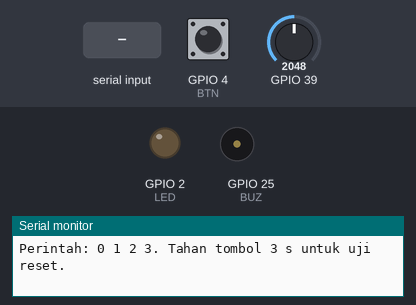
This sketch was run on a simulated ESP32. On the bench: output pins drawn as LEDs (lit = HIGH), buzzer (waves = sounding), the last lines printed to the serial monitor. Dashed ring = blinking. Inputs (shaded band) come from the test bench; at power-on: GPIO 4 (BTN) HIGH, GPIO 39 = 2048.

Above: at 1.2 s.
1.3 s: "2\n" received over Serial
At 2.75 s:
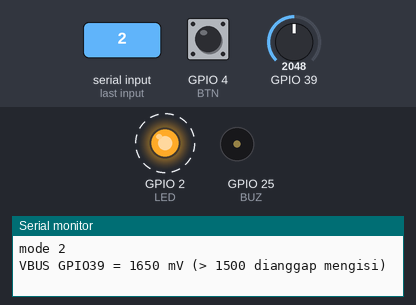
5.0 s: "3\n" received over Serial
At 5.15 s:
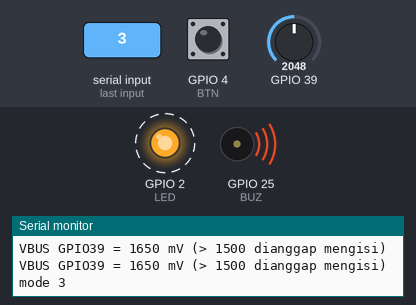
12.0 s: "90,45\n" received over Serial
At 13.2 s:
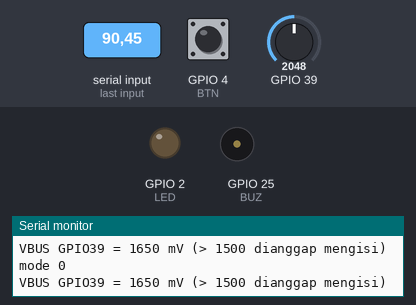
13.5 s: "1\n" received over Serial
At 15.6 s:
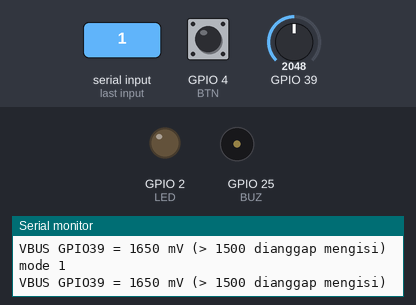
Timing chart, 0 to 25.6 s (numbered marks = the images above; inputs shaded):
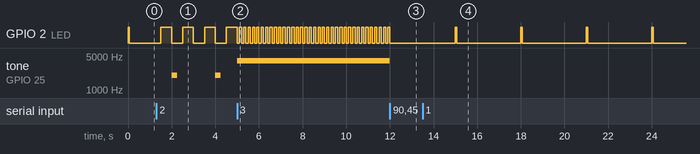

Measured:
- after the input at 1.3 s, tone on GPIO 25 (BUZ): alternates 2000 Hz for 0.25 s and silent for 1.7 s, starting after 0.70 s
- after the input at 5.0 s, GPIO 2 (LED): alternates HIGH for 0.10 s and LOW for 0.10 s, starting after 0.11 s
- after the input at 12.0 s, GPIO 2 (LED): goes on until 12.0 s, then stays LOW; tone on GPIO 25 (BUZ): 4000 Hz → silent at once
- after the input at 13.5 s, GPIO 2 (LED): alternates HIGH for 0.06 s and LOW for 2.9 s, starting after 1.5 s
- by itself, GPIO 2 (LED): alternates HIGH for 0.50 s and LOW for 0.50 s

The sketch:

07_buzzer_led_tombol.ino
```cpp
// Uji 07 — buzzer, LED, tombol reset, dan deteksi VBUS berdiri sendiri.
// Wiring: buzzer (via transistor) -> GPIO25, LED -> GPIO2, tombol GPIO4 ke GND (pull-up internal),
//         pembagi tegangan VBUS -> GPIO39.
// Perintah: 1 = pola NORMAL, 2 = WARNING (2 kHz intermiten), 3 = CRITICAL (4 kHz kontinu), 0 = diam.
const int BUZ = 25, LED = 2, BTN = 4, VBUS = 39;
int mode = 1;
uint32_t down_at = 0;

void tone_hz(int f) {
#if ESP_ARDUINO_VERSION_MAJOR >= 3
  ledcWriteTone(BUZ, f);
#else
  ledcWriteTone(0, f);
#endif
}

void setup() {
  Serial.begin(115200);
  pinMode(LED, OUTPUT);
  pinMode(BTN, INPUT_PULLUP);
#if ESP_ARDUINO_VERSION_MAJOR >= 3
  ledcAttach(BUZ, 2000, 10);
#else
  ledcSetup(0, 2000, 10); ledcAttachPin(BUZ, 0);
#endif
  tone_hz(0);
  Serial.println("Perintah: 0 1 2 3. Tahan tombol 3 s untuk uji reset.");
}

void loop() {
  uint32_t t = millis();
  while (Serial.available()) { char c = Serial.read(); if (c >= '0' && c <= '3') { mode = c - '0'; Serial.printf("mode %d\n", mode); } }
  int f = 0; bool on = false;
  if (mode == 1) on = (t % 3000) < 60;
  if (mode == 2) { on = (t / 500) % 2; f = ((t / 250) % 8 == 0) ? 2000 : 0; }
  if (mode == 3) { on = (t / 100) % 2; f = 4000; }
  digitalWrite(LED, on);
  static int cur = -1; if (f != cur) { tone_hz(f); cur = f; }

  bool pressed = digitalRead(BTN) == LOW;
  if (pressed && !down_at) down_at = t;
  if (!pressed && down_at) { Serial.printf("tombol dilepas setelah %lu ms%s\n", (unsigned long)(t - down_at), t - down_at >= 3000 ? " -> RESET VALID" : ""); down_at = 0; }
  static uint32_t pv = 0;
  if (t - pv > 2000) { pv = t; Serial.printf("VBUS GPIO39 = %lu mV (> 1500 dianggap mengisi)\n", (unsigned long)analogReadMilliVolts(VBUS)); }
  delay(10);
}
```
